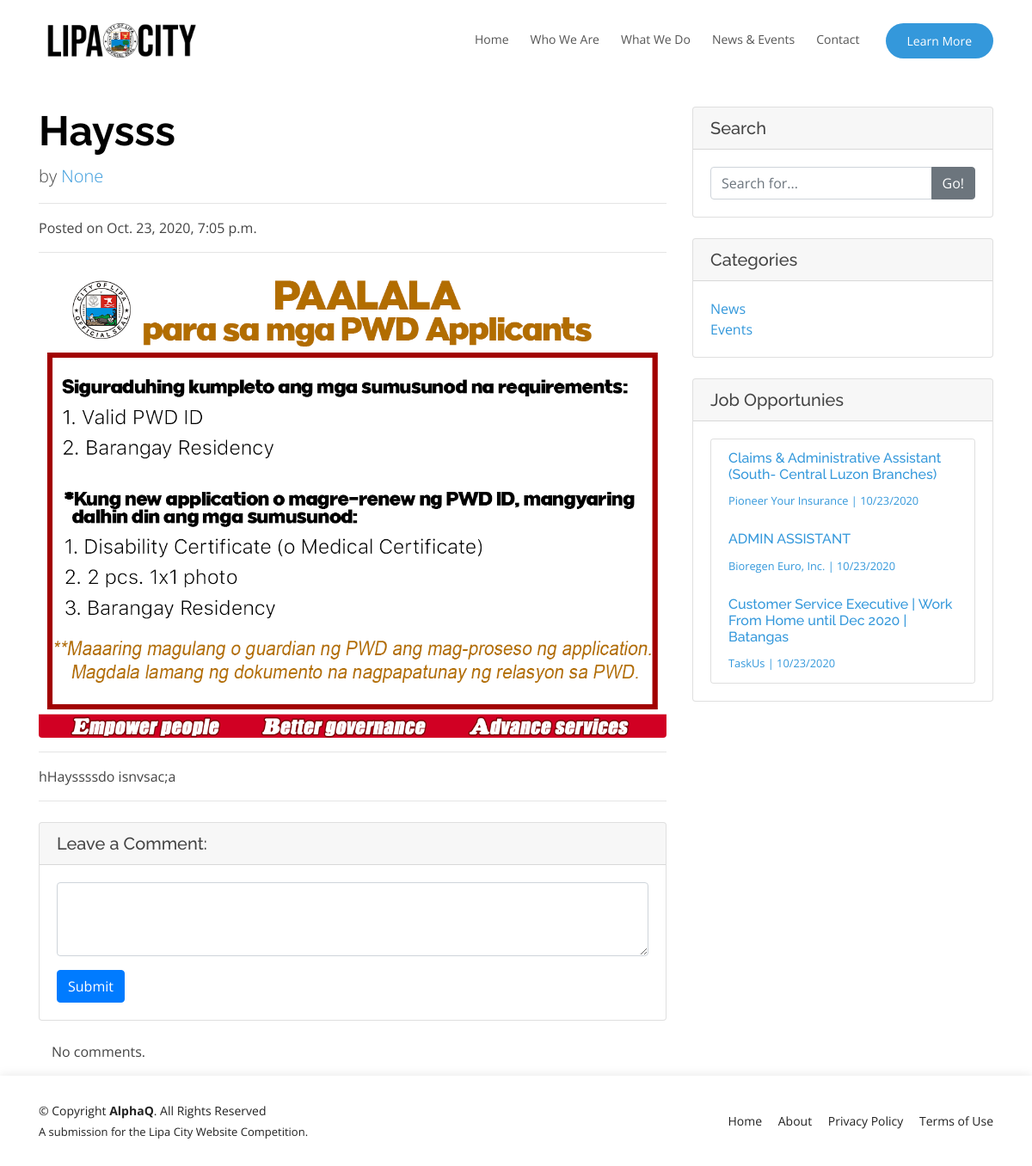
The app's page /news_and_events/article/haysss with its own data.
### pages/models.py (models this page shows, shortened)
class Article(models.Model):
    title = models.TextField(max_length=200)
    slug = models.SlugField(allow_unicode=True, unique=True, editable=False,
                            default='lipa_city_article')
    author = models.ForeignKey(User, on_delete=models.SET_NULL,
                               null=True, editable=False)
    created_date = models.DateTimeField(default=timezone.now)
    published_date = models.DateTimeField('Date Published', blank=True,
                                          null=True)
    category = models.ForeignKey(Category, on_delete=models.SET_NULL,
                                 null=True)	 # foreign key
    hero_image = models.ImageField(upload_to='article_photos/',
                                   blank=True)
    body_text = RichTextField(blank=True, null=True)

class Category(models.Model):
    title = models.TextField(max_length=200)
    class Meta:
        verbose_name = 'category'
        verbose_name_plural = 'categories'

class Job(models.Model):
    title = models.TextField(max_length=200)
    company = models.TextField(max_length=200, blank=True)
    link = models.URLField()
    is_open = models.BooleanField(default=True)
    created_date = models.DateTimeField(default=timezone.now)

### pages/views.py (the view, shortened to what this page needs)
# urls.py: path('article/<slug>', views.ArticleDetailView.as_view(),
class ArticleDetailView(DetailView):
    model = Article
    def get_context_data(self, **kwargs):
        context = super().get_context_data(**kwargs)
        article = get_object_or_404(Article, slug=self.kwargs['slug'])
        article_images = ArticleImage.objects.filter(
            article=article
        )
        categories = Category.objects.all()[:10]
        jobs = Job.objects.filter(
                Q(created_date__lte=timezone.now()) & Q(is_open=True)
                ).order_by('-created_date')[:10]
        context['article_images'] = article_images
        context['jobs'] = jobs
        context['categories'] = categories
        context['page_title'] = article.title
        context['form'] = CommentForm()
        return context

### pages/forms.py
class CommentForm(forms.ModelForm):
    class Meta:
        model = Comment
        fields = ('body_text',)
        widgets = {
            'body_text': forms.Textarea(attrs={
                            'class': 'form-control',
                            'rows': 3}),
        }
    def __init__(self, *args, **kwargs):
        super().__init__(*args, **kwargs)
        self.fields["body_text"].label = ''

### pages/templates/pages/article_detail.html (shortened to what this page needs)
{% extends 'base.html' %}
{% block content %}
<div class="container lipa-content">
  <div class="row">
    <div class="col-lg-8">
        <h1 class='mt-4'>{{ article.title }}</h1>
        <p class="lead">
          by
          <a href="#">{{ article.author }}</a>
        </p>
        <hr>
        {% if article.published_date %}
            <div class="date articledate">
                Posted on {{ article.published_date }}
            </div>
        {% else %}
            <a class="btn btn-outline-dark" href="{% url 'article_publish' slug=article.slug %}">Publish</a>
        {% endif %}
        <hr>
        {% if article_images %}
        {% if article.hero_image %}
        <div id="carouselExampleIndicators" class="carousel slide" data-ride="carousel">
        <ol class="carousel-indicators">
          <li data-target="#carouselExampleIndicators" data-slide-to="0" class="active"></li>
          {% for article_image in article_images %}
            <li data-target="#carouselExampleIndicators" data-slide-to="{{ forloop.counter }}"></li>
          {% endfor %}
        </ol>
        <div class="carousel-inner">
          <div class="carousel-item active">
            <img class="img-fluid rounded" src="{{ article.hero_image.url }}" alt="article_image">
          </div>
          {% if article_images %}
          {% for article_image in article_images %}
          <div class="carousel-item">
            <img src="{{ article_image.images.url }}" class="d-block w-100" alt="additional_article_image">
          </div>
          {% endfor %}
          {% endif %}
        </div>
        <a class="carousel-control-prev" href="#carouselExampleIndicators" role="button" data-slide="prev">
          <span class="carousel-control-prev-icon" aria-hidden="true"></span>
          <span class="sr-only">Previous</span>
        </a>
        <a class="carousel-control-next" href="#carouselExampleIndicators" role="button" data-slide="next">
          <span class="carousel-control-next-icon" aria-hidden="true"></span>
          <span class="sr-only">Next</span>
        </a>
        </div>
        {% endif %}
        {% else %}
        <img class="img-fluid rounded" src="{{ article.hero_image.url }}" alt="article_image">
        {% endif %}
        <hr>
      <p class='articlecontent' >{{ article.body_text|safe|linebreaksbr }}</p>
  <hr>
  <div class="card my-4">
    <h5 class="card-header">Leave a Comment:</h5>
    <div class="card-body">
      <form method="POST" class="post-form">
        <div class="form-group">
          {{ form }}
        </div>
          <button type="submit" class="btn btn-primary">
            Submit
          </button>
      </form>
    </div>
  </div>
  <div class="container">
        {% for comment in article.comments.all %}
        <br>
            {% if user.is_superuser or comment.approved_comment %}
                    <div class="media mb-4">
                      <img class="d-flex mr-3 rounded-circle" src="http://placehold.it/50x50" alt="">
                      <div class="media-body">
                        <h5 class="mt-0">{{ comment.author }}</h5>
                        {% if not comment.approved_comment %}
                          <h6><span class="badge badge-secondary">NOT APPROVED</span></h6>
                        {% endif %}
                        {{ comment.body_text|safe|linebreaks }}
                        {{ comment.created_date }}
                        {% if not comment.approved_comment and comment.author == request.user %}
                            <a class="btn btn-primary" href="{% url 'comment_remove' slug=comment.slug %}">
                              <svg width="1em" height="1em" viewBox="0 0 16 16" class="bi bi-x" fill="currentColor" xmlns="http://www.w3.org/2000/svg">
                                <path fill-rule="evenodd" d="M4.646 4.646a.5.5 0 0 1 .708 0L8 7.293l2.646-2.647a.5.5 0 0 1 .708.708L8.707 8l2.647 2.646a.5.5 0 0 1-.708.708L8 8.707l-2.646 2.647a.5.5 0 0 1-.708-.708L7.293 8 4.646 5.354a.5.5 0 0 1 0-.708z"/>
                              </svg>
                            </a>
                            <a class="btn btn-primary" href="{% url 'comment_approve' slug=comment.slug %}">
                              <svg width="1em" height="1em" viewBox="0 0 16 16" class="bi bi-check" fill="currentColor" xmlns="http://www.w3.org/2000/svg">
                                <path fill-rule="evenodd" d="M10.97 4.97a.75.75 0 0 1 1.071 1.05l-3.992 4.99a.75.75 0 0 1-1.08.02L4.324 8.384a.75.75 0 1 1 1.06-1.06l2.094 2.093 3.473-4.425a.236.236 0 0 1 .02-.022z"/>
                              </svg>
                            </a>
                        {% endif %}
                      </div>
                    </div>
            {% endif %}
        {% empty %}
            <p>No comments.</p>
        {% endfor %}
      </div>
    </div>
    <div class="col-md-4">
      <div class="card my-4">
        <h5 class="card-header">Search</h5>
        <div class="card-body">
          <form action="{% url 'article_list' %}" method="get">
            <div class="input-group">
              <input name='search' type="text" class="form-control" placeholder="Search for...">
              <span class="input-group-append">
                <button class="btn btn-secondary" type="submit">Go!</button>
              </span>
            </div>
          </form>
        </div>
      </div>
      <div class="card my-4">
        <h5 class="card-header">Categories</h5>
        <div class="card-body">
          <div class="row">
            <div class="col-lg-6">
              <ul class="list-unstyled mb-0">
                {% for category in categories %}
                <li>
                  <a href="{% url 'article_list' %}?category={{ category.title }}">{{ category.title }}</a>
                </li>
                {% endfor %}
              </ul>
            </div>
          </div>
        </div>
      </div>
      <div class="card my-4">
        <h5 class="card-header">Job Opportunies</h5>
        <div class="card-body">
          <div class="card">
            <ul class="list-group list-group-flush">
              {% for job in jobs %}
              <a href="{{ job.link }}">
                <li class="list-group-item">
                  <div class="media">
                    <div class="media-body">
                      <h6 class="mt-0">{{ job.title }}</h6>
                      <small>
                        {{ job.company }} |
                        {{ job.created_date|date:"m/d/Y" }}
                      </small>
                    </div>
                  </div>
                </li>
              </a>
              {% endfor %}
            </ul>
          </div>
        </div>
      </div>
    </div>
  </div>
</div>
{% endblock %}

### static/assets/css/style.css (style rules this page uses)
body { font-family: "Open Sans", sans-serif; color: #444444; }
a { color: #3498db; }
h1, h2, h3, h4, h5, h6 { font-family: "Raleway", sans-serif; }
.lipa-content { width: 100%; height: 100%; margin-top: 100px; }
.lipa-content h1 { margin: 0 0 10px 0; font-size: 48px; font-weight: 700; line-height: 56px; color: black; }
@media (min-width: 1024px) { .lipa-content { background-attachment: fixed; } }

### records on screen
Article: title "Haysss", author "None", published_date "Oct. 23, 2020, 7:05 p.m.", hero_image (picture), body_text "hHayssssdo isnvsac;a"
Category: title "News"
Category: title "Events"
Job: title "Claims & Administrative Assistant (South- Central Luzon Branches)", company "Pioneer Your Insurance", created_date "10/23/2020"
Job: title "ADMIN ASSISTANT", company "Bioregen Euro, Inc.", created_date "10/23/2020"
Job: title "Customer Service Executive | Work From Home until Dec 2020 | Batangas", company "TaskUs", created_date "10/23/2020"
